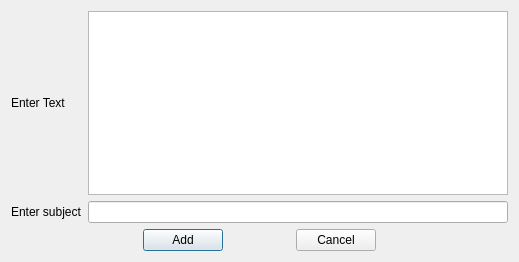
<?xml version="1.0" encoding="UTF-8"?>
<ui version="4.0">
 <class>AddDialog</class>
 <widget class="QDialog" name="AddDialog">
  <property name="geometry">
   <rect>
    <x>0</x>
    <y>0</y>
    <width>519</width>
    <height>262</height>
   </rect>
  </property>
  <property name="windowTitle">
   <string>Dialog</string>
  </property>
  <layout class="QGridLayout" name="gridLayout_3">
   <item row="0" column="0">
    <layout class="QGridLayout" name="gridLayout_2">
     <item row="0" column="0">
      <layout class="QGridLayout" name="gridLayout">
       <item row="0" column="0">
        <widget class="QLabel" name="textLabel">
         <property name="text">
          <string>Enter Text</string>
         </property>
        </widget>
       </item>
       <item row="0" column="1">
        <widget class="QTextEdit" name="textEdit"/>
       </item>
       <item row="1" column="0">
        <widget class="QLabel" name="label">
         <property name="text">
          <string>Enter subject</string>
         </property>
        </widget>
       </item>
       <item row="1" column="1">
        <widget class="QLineEdit" name="subjectLineEdit"/>
       </item>
      </layout>
     </item>
     <item row="1" column="0">
      <layout class="QHBoxLayout" name="horizontalLayout">
       <item>
        <spacer name="horizontalSpacer">
         <property name="orientation">
          <enum>Qt::Orientation::Horizontal</enum>
         </property>
         <property name="sizeHint" stdset="0">
          <size>
           <width>40</width>
           <height>20</height>
          </size>
         </property>
        </spacer>
       </item>
       <item>
        <spacer name="horizontalSpacer_4">
         <property name="orientation">
          <enum>Qt::Orientation::Horizontal</enum>
         </property>
         <property name="sizeHint" stdset="0">
          <size>
           <width>40</width>
           <height>20</height>
          </size>
         </property>
        </spacer>
       </item>
       <item>
        <widget class="QPushButton" name="addBtn">
         <property name="text">
          <string>Add</string>
         </property>
        </widget>
       </item>
       <item>
        <spacer name="horizontalSpacer_3">
         <property name="orientation">
          <enum>Qt::Orientation::Horizontal</enum>
         </property>
         <property name="sizeHint" stdset="0">
          <size>
           <width>40</width>
           <height>20</height>
          </size>
         </property>
        </spacer>
       </item>
       <item>
        <widget class="QPushButton" name="cancelBtn">
         <property name="text">
          <string>Cancel</string>
         </property>
        </widget>
       </item>
       <item>
        <spacer name="horizontalSpacer_5">
         <property name="orientation">
          <enum>Qt::Orientation::Horizontal</enum>
         </property>
         <property name="sizeHint" stdset="0">
          <size>
           <width>40</width>
           <height>20</height>
          </size>
         </property>
        </spacer>
       </item>
       <item>
        <spacer name="horizontalSpacer_2">
         <property name="orientation">
          <enum>Qt::Orientation::Horizontal</enum>
         </property>
         <property name="sizeHint" stdset="0">
          <size>
           <width>40</width>
           <height>20</height>
          </size>
         </property>
        </spacer>
       </item>
      </layout>
     </item>
    </layout>
   </item>
  </layout>
 </widget>
 <resources/>
 <connections/>
</ui>
